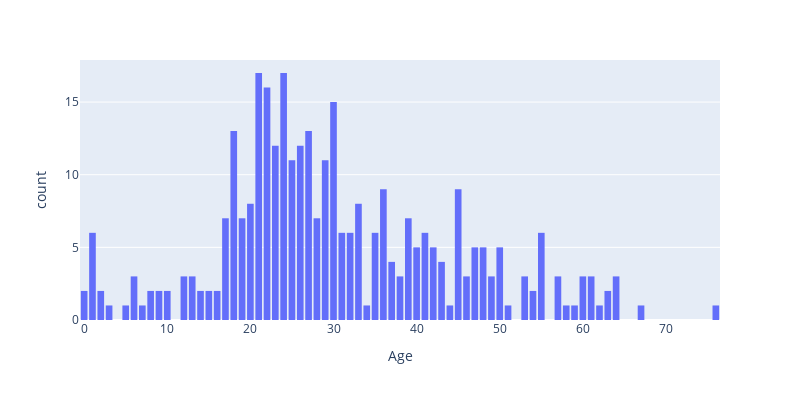

Notebook code for this chart:
### Code cell
df_vivos = train.filter(pl.col('Survived') == 1)
df_vivos = train.filter(pl.col('Survived') == 1)

fig = px.histogram(test, x='Age', nbins=100)
fig.update_layout(bargap=0.2, width=800, height=400)

### Figure 1 — Plotly figure (JSON) as saved in the notebook; plotly's stock layout.template omitted (floating-point values rounded to 4 significant figures; data arrays with more than 128 entries replaced by an {"elided": "..."} marker saying what was removed)
{"data": [{"bingroup": "x", "hovertemplate": "Age=%{x}<br>count=%{y}<extra></extra>", "legendgroup": "", "marker": {"color": "#636efa", "pattern": {"shape": ""}}, "name": "", "nbinsx": 100, "orientation": "v", "showlegend": false, "type": "histogram", "x": {"elided": "418 float values"}, "xaxis": "x", "yaxis": "y"}], "layout": {"bargap": 0.2, "barmode": "relative", "height": 400, "legend": {"tracegroupgap": 0}, "margin": {"t": 60}, "width": 800, "xaxis": {"anchor": "y", "domain": [0, 1], "title": {"text": "Age"}}, "yaxis": {"anchor": "x", "domain": [0, 1], "title": {"text": "count"}}}}
